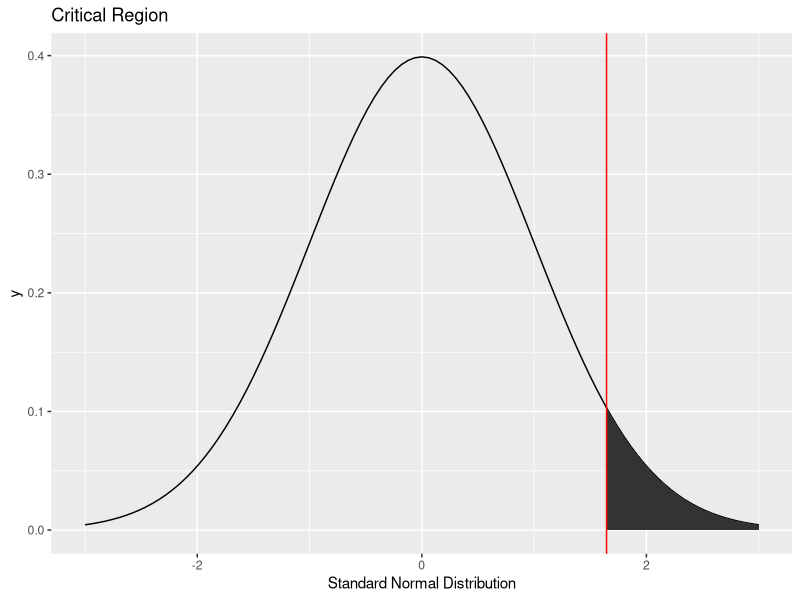
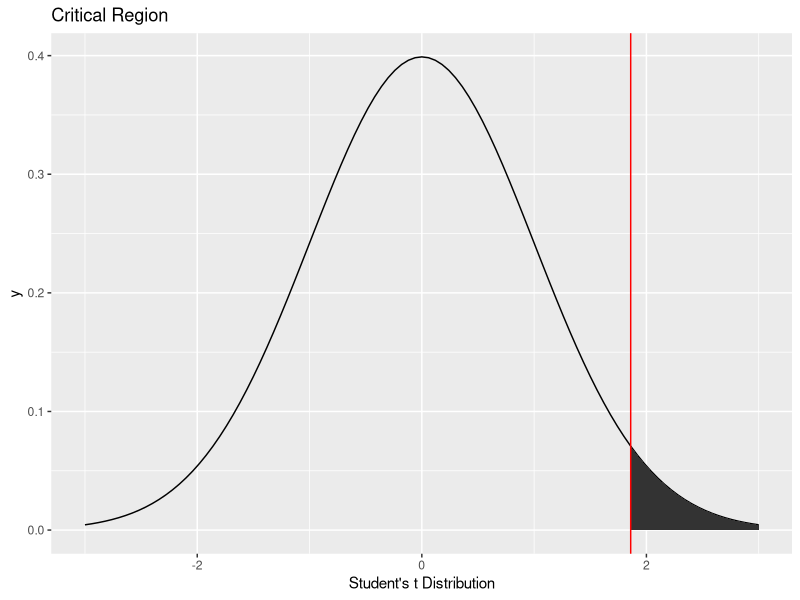

Reproduce these figures in R, in order.
## ---- chunk 1
library(tidyverse)
## ---- chunk 2
ggplot(data.frame(x = c(-3, 3)), aes(x)) +
  stat_function(fun = dnorm) +
  stat_function(fun = dnorm, 
                xlim = c(1.645,3),
                geom = "area") + 
  geom_vline(xintercept=1.645, color="red") +
  ggtitle('Critical Region') +
  xlab('Standard Normal Distribution')
## ---- chunk 3
x_data <- c(170, 167, 174, 179, 179, 156, 163, 156, 187, 156, 183, 179, 174, 179,
            170, 156, 187, 179, 183, 174, 187, 167, 159, 170, 179)
n <- 25

x_mean <- sum(x_data) / n
paste0('The vale of the sample mean is: ', x_mean)
## ---- chunk 4
ggplot(data.frame(x = c(-3, 3)), aes(x)) +
  stat_function(fun = dnorm) +
  stat_function(fun = dnorm, 
                xlim = c(1.860,3),
                geom = "area") + 
  geom_vline(xintercept=1.860, color="red") +
  ggtitle('Critical Region') +
  xlab('Student\'s t Distribution')
## ---- chunk 5
x_data <- c(3.4, 3.6, 3.8, 3.3, 3.4, 3.5, 3.7, 3.6, 3.7)
n <- 9

x_mean <- sum(x_data) / n
x_var <- sum((x_data - x_mean)^2) / (n-1)

paste0('The sample mean: ', x_mean)
paste0('The sample variance: ', x_var)
## ---- chunk 6
x_data <- c(21.7, 21.0, 21.2, 20.7, 20.4, 21.9, 20.2, 21.6, 20.6)
y_data <- c(21.5, 20.5, 20.3, 21.6, 21.7, 21.3, 23.0, 21.3, 18.9, 20.0, 20.4, 20.8,
            20.3)
n <- 9
m <- 13

x_mean <- sum(x_data) / n
x_var <- sum((x_data - x_mean)^2) / (n-1)
y_mean <- sum(y_data) / m
y_var <- sum((y_data - y_mean)^2) / (m-1)
pool_var <- ((n - 1) * x_var + (m - 1) * y_var) / (n + m - 2)

paste0('The x sample mean: ', x_mean)
paste0('The x sample variance: ', x_var)
paste0('The y sample mean: ', y_mean)
paste0('The y sample variance: ', y_var)
paste0('The pooled sample variance: ', pool_var)

t <- (x_mean - y_mean) / (sqrt(pool_var * (1/n + 1/m)))
  
paste0('Our test statistic is: ', t)
## ---- chunk 7
x_data <- c(49, 108, 110, 82, 93, 114, 134, 114, 96, 52, 101, 114, 120, 116)
y_data <- c(133, 108, 93, 119, 119, 98, 106, 131, 87, 153, 116, 129, 97, 110)
n <- 14
m <- 14

x_mean <- sum(x_data) / n
x_var <- sum((x_data - x_mean)^2) / (n-1)
y_mean <- sum(y_data) / m
y_var <- sum((y_data - y_mean)^2) / (m-1)
pool_var <- ((n - 1) * x_var + (m - 1) * y_var) / (n + m - 2)

paste0('The x sample mean: ', x_mean)
paste0('The x sample variance: ', x_var)
paste0('The y sample mean: ', y_mean)
paste0('The y sample variance: ', y_var)
paste0('The pooled sample variance: ', pool_var)

t <- (x_mean - y_mean) / (sqrt(pool_var * (1/n + 1/m)))
  
paste0('Our test statistic is: ', t)
## ---- chunk 8
x_data <- c(2.9, 14.9, 1.0, 12.6, 9.4, 7.6, 3.6, 3.1, 2.7, 4.8, 3.4, 7.1, 7.2)
y_data <- c(7.8, 4.2, 2.4, 12.9, 17.3, 10.4, 5.9, 4.9, 5.1, 8.4, 10.8, 23.4, 9.7)
n <- 13
m <- 13

x_mean <- sum(x_data) / n
x_var <- sum((x_data - x_mean)^2) / (n-1)
y_mean <- sum(y_data) / m
y_var <- sum((y_data - y_mean)^2) / (m-1)
pool_var <- ((n - 1) * x_var + (m - 1) * y_var) / (n + m - 2)

paste0('The x sample mean: ', x_mean)
paste0('The x sample variance: ', x_var)
paste0('The y sample mean: ', y_mean)
paste0('The y sample variance: ', y_var)
paste0('The pooled sample variance: ', pool_var)

t <- (x_mean - y_mean) / (sqrt(pool_var * (1/n + 1/m)))
  
paste0('Our test statistic is: ', t)
